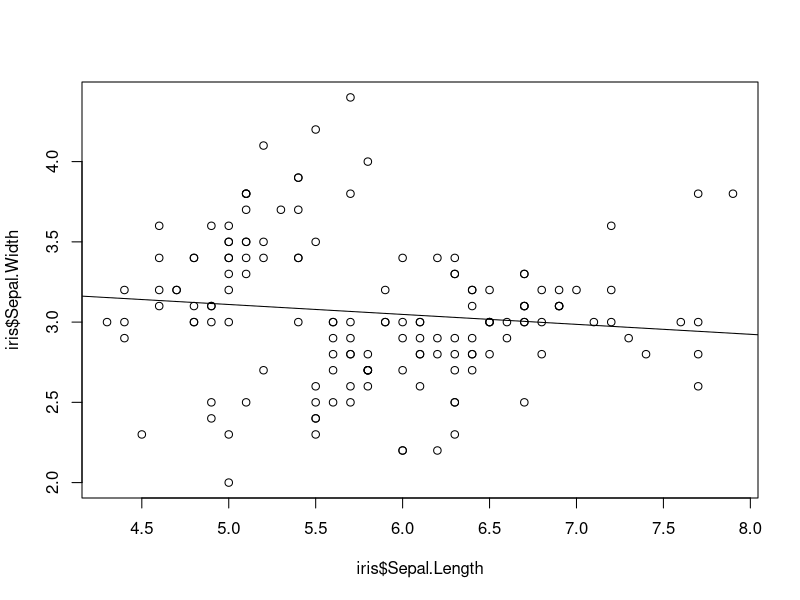

The R source for this figure:
# Lesson 1: RStudio Overview & Download.
# Overview of Regression Analsis

# Download URL to Rstudio: https://rstudio.com/products/rstudio/


# The datasets package needs to be loaded to access our data 
# For a full list of these datasets, type library(help = "datasets")
library(datasets)
data(iris)
summary(iris)
table(iris)

# Univariate: Septal.Length = F(Petal.Length)
lm1<-lm(Sepal.Length ~ Sepal.Width, data = iris)
summary(lm1)

# Multivariate: Septal.Length = F(Sepal.Width, Petal.Length, Petal.Width)
lm2<-lm(Sepal.Length ~ Sepal.Width + Petal.Length + Petal.Width, data = iris)
summary(lm2)

#actual values:
iris$Sepal.Length

#predicted values:
predict(lm2)

#residual values:
lm2$residuals

# Plot line of best fit on regression
plot(iris$Sepal.Length, iris$Sepal.Width)
abline(lm(iris$Sepal.Width ~ iris$Sepal.Length))
# notice with abline: x ~ y (other way around!) for plotting.